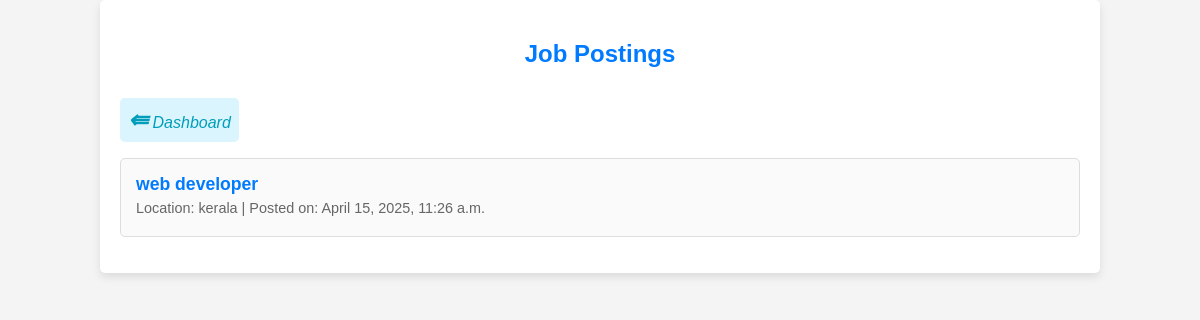
The app's page /jobs/1/ (signed in) with its own data.
### jobs/models.py (models this page shows, shortened)
class JobPosting(models.Model):
    organization = models.ForeignKey(Organization, on_delete=models.CASCADE, related_name='job_postings')
    title = models.CharField(max_length=255)
    description = models.TextField()
    required_qualifications = models.TextField()
    required_skills = models.ManyToManyField(Skill, blank=True)  # Use the same Skill model
    location = models.CharField(max_length=100)
    posted_on = models.DateTimeField(auto_now_add=True)
    application_deadline = models.DateTimeField()
    job_post_image = models.ImageField(upload_to='job_images/', blank=True, null=True)
    posted_by = models.ForeignKey(User,on_delete=models.SET_NULL,null=True,related_name='posted_jobs')

### jobs/views.py (the view)
# urls.py: path('<int:org_id>/', views.job_posting_list, name='job_posting_list'),
@login_required
def job_posting_list(request, org_id=None):
    if org_id:
        organization = get_object_or_404(Organization, id=org_id)
        hr_role = OrganizationHR.objects.filter(
            user=request.user,
            organization=organization,
            is_active=True
        ).first()
        if not hr_role and request.user != organization.user:
            return redirect('index_dashboard')
    else:
        try:
            organization = request.user.organization
        except Organization.DoesNotExist:
            return redirect('index_dashboard')
    job_postings = JobPosting.objects.filter(organization=organization)
    return render(request, 'jobs/job_posting_list.html', {
        'job_postings': job_postings,
        'organization': organization
    })

### jobs/templates/jobs/job_posting_list.html (shortened to what this page needs)
<!DOCTYPE html>
<html>
<head>
</head>
<body>
    <div class="container">
        <h2>Job Postings</h2>
        <a href="{% url 'organization_dashboard' %}">
            <button class="action-buttons back-btn"> <span class="arrow">⇚</span> Dashboard </button>
        </a>
        <ul>
            {% for job in job_postings %}
                <li>
                    <div class="job-title">
                        <a href="{% url 'job_posting_detail' org_id=organization.id pk=job.id %}">{{ job.title }}</a>
                    </div>
                    <div class="job-meta">
                        <span>Location: {{ job.location }}</span> |
                        <span>Posted on: {{ job.posted_on }}</span>
                    </div>
                </li>
            {% endfor %}
        </ul>
    </div>
</body>
</html>

### jobs/templates/jobs/job_posting_list.html (style rules this page uses)
body { font-family: Arial, sans-serif; background-color: #f4f4f4; color: #333; margin: 0; padding: 0; }
.container { width: 80%; margin: 0 auto; padding: 20px; background: #fff; border-radius: 5px; box-shadow: 0 4px 8px rgba(0, 0, 0, 0.1); }
h2 { color: #007bff; text-align: center; margin: 20px 0; }
ul { list-style: none; padding: 0; }
li { background: #fafafa; margin: 10px 0; padding: 15px; border: 1px solid #ddd; border-radius: 5px; transition: box-shadow 0.3s ease-in-out; position: relative; }
a { color: #007bff; text-decoration: none; }
.job-title { font-weight: bold; font-size: 1.1em; margin-bottom: 5px; }
.job-meta { font-size: 0.9em; color: #666; margin-bottom: 5px; }
.action-buttons { margin-top: 10px; }
.back-btn { background: #dbf5ff; font-style: italic; font-size: 1rem; color: #009eba; padding: .5rem; border: none; border-radius: .3rem; cursor: pointer; }
.arrow { font-size: 1.5rem; font-weight: bolder; }

### records on screen
JobPosting: title "web developer", location "kerala", posted_on "April 15, 2025, 11:26 a.m."
